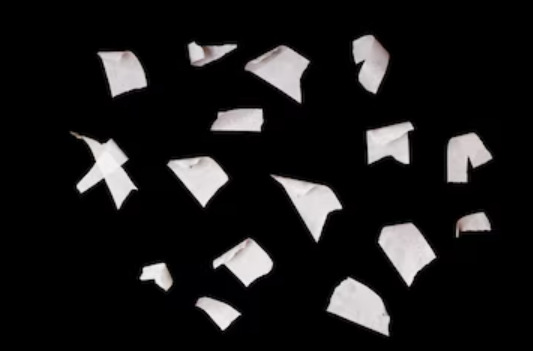
#> input picture imagenes_prueba/ejemplo_15.jpg, 533 x 351 px, found by its file name
$ python demo2.py
#> lines starting #> are read from the running program, lines starting #| are printed output that depends on the picture; after the words box and inside, x2 and y2 are one past the last pixel; in counts of white or black regions, pixels touching at a corner belong together
### contador_objetos/preprocesamiento.py
# -*- coding: utf-8 -*-
"""
Created on Tue Apr 21 22:28:49 2026

@author: emman
"""

import cv2
import numpy as np
import matplotlib.pyplot as plt


def leer_imagen(ruta_imagen):
    """
    Lee una imagen desde disco usando OpenCV.
    OpenCV la carga en formato BGR.
    """
#> called with ruta_imagen = 'imagenes_prueba/ejemplo_15.jpg'
    imagen = cv2.imread(ruta_imagen)
#> imagen is the input picture: shape (351, 533, 3); mean B, G, R 25.6, 25.4, 26.1

    if imagen is None:
        raise FileNotFoundError(f"No se pudo abrir la imagen: {ruta_imagen}")

    return imagen


def bgr_a_rgb(imagen_bgr):
    """
    Convierte una imagen de BGR a RGB manualmente.
    """
    imagen_rgb = imagen_bgr[:, :, ::-1]
    return imagen_rgb


def convertirBGR_a_grises(imagen_bgr):
    """
    Convierte una imagen BGR a escala de grises manualmente.
    Fórmula usada:
        gris = 0.2989*R + 0.587*G + 0.114*B
    """
    b = imagen_bgr[:, :, 0].astype(np.float64)
    g = imagen_bgr[:, :, 1].astype(np.float64)
    r = imagen_bgr[:, :, 2].astype(np.float64)

    gris = 0.114 * b + 0.587 * g + 0.2989 * r

    gris = np.clip(gris, 0, 255)
    gris = gris.astype(np.uint8)

    return gris

# [16 lines left out: function convertirRGB_a_grises, not called in this run]

def aplicar_convolucion(imagen, kernel, aplicar_clip=True):
    """
    Aplica una convolución manual a una imagen en escala de grises.

    Parámetros:
    - imagen: matriz 2D
    - kernel: matriz del filtro
    - aplicar_clip: si True, limita la salida entre 0 y 255
    """

    alto, ancho = imagen.shape
    k_alto, k_ancho = kernel.shape

    pad_h = k_alto // 2
    pad_w = k_ancho // 2

    imagen_padded = np.pad(imagen,
                           ((pad_h, pad_h), (pad_w, pad_w)),
                           mode='constant')

    salida = np.zeros((alto, ancho), dtype=np.float64)

    for i in range(alto):
        for j in range(ancho):
            region = imagen_padded[i:i + k_alto, j:j + k_ancho]
            valor = np.sum(region * kernel)
            salida[i, j] = valor

    if aplicar_clip:
        salida = np.clip(salida, 0, 255)
        return salida.astype(np.uint8)

    return salida

def filtro_promedio():
    kernel = np.ones((3,3))
    return kernel / np.sum(kernel)


def kernel_sobel_x():
    """
    Devuelve el kernel de Sobel en dirección X.
    """
    return np.array([[-1, 0, 1], [-2, 0, 2], [-1, 0, 1]], dtype=np.float64)


def kernel_sobel_y():
    """
    Devuelve el kernel de Sobel en dirección Y.
    """
    return np.array([[-1, -2, -1],[ 0,  0,  0], [ 1,  2,  1]], dtype=np.float64)


def calcular_magnitud_gradiente(gradiente_x, gradiente_y):
    """
    Calcula la magnitud del gradiente combinando Gx y Gy.
    """
    magnitud = np.sqrt(gradiente_x.astype(np.float64)**2 +
                       gradiente_y.astype(np.float64)**2)

    magnitud = np.clip(magnitud, 0, 255)
    return magnitud.astype(np.uint8)

def transformacion_negativa(imagen):
    """
    Aplica la transformación negativa a una imagen en escala de grises.

    Parámetro:
    - imagen: imagen en escala de grises (uint8)

    Devuelve:
    - imagen negativa
    """
    negativo = 255 - imagen
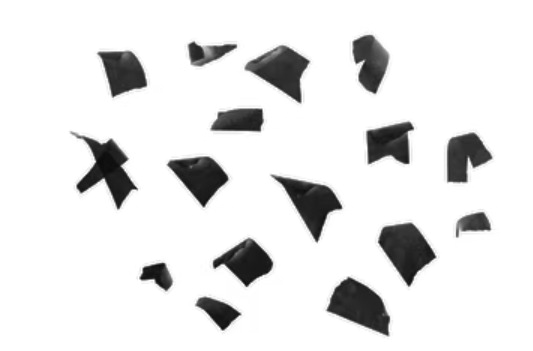
#> negativo: shape (351, 533); min 11, max 255, mean 229.5
    return negativo


def calcular_matriz_harris(imagen_gris, k=0.04):
    """
    Calcula la respuesta de Harris para una imagen en escala de grises.

    Parámetros:
    - imagen_gris: imagen en escala de grises
    - k: constante de Harris

    Devuelve:
    - matriz R con la respuesta de Harris
    """
    sobel_x = kernel_sobel_x()
    sobel_y = kernel_sobel_y()

    ix = aplicar_convolucion(imagen_gris, sobel_x, aplicar_clip=False)
    iy = aplicar_convolucion(imagen_gris, sobel_y, aplicar_clip=False)
#> call 3 of aplicar_convolucion, with kernel = array of shape (3, 3), aplicar_clip = False
#> after the loop in aplicar_convolucion (call 3), `for i in range(alto):`:
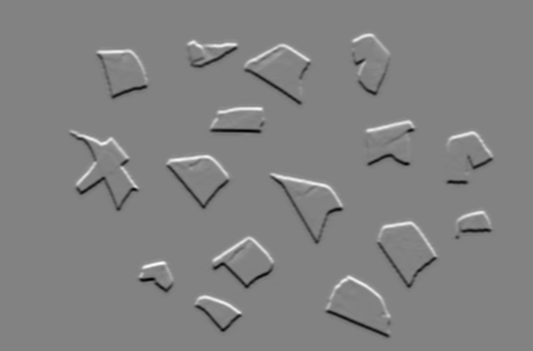
#> salida: shape (351, 533) float64; min -564, max 542, mean 0; drawn with min black and max white

    ix2 = ix ** 2
    iy2 = iy ** 2
    ixy = ix * iy

    kernel = filtro_promedio()

    sx2 = aplicar_convolucion(ix2, kernel, aplicar_clip=False)
#> call 4 of aplicar_convolucion, with kernel = array of shape (3, 3), aplicar_clip = False
#> after the loop in aplicar_convolucion (call 4), `for i in range(alto):`:
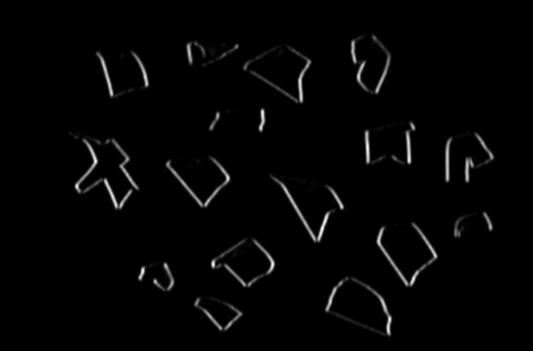
#> salida: shape (351, 533) float64; min 0, max 206305.8, mean 3671.1; drawn with min black and max white
    sy2 = aplicar_convolucion(iy2, kernel, aplicar_clip=False)
    sxy = aplicar_convolucion(ixy, kernel, aplicar_clip=False)

    det_m = (sx2 * sy2) - (sxy ** 2)
    trace_m = sx2 + sy2

    r = det_m - k * (trace_m ** 2)
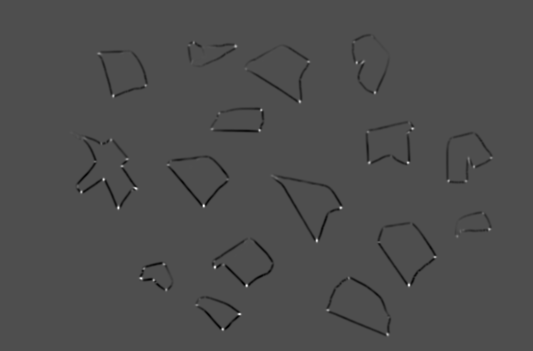
#> r: shape (351, 533) float64; min -2.24e+09, max 5.01e+09, mean -28003349.6; drawn with min black and max white

    return r


def detectar_esquinas_harris(respuesta_harris, umbral_relativo=0.01):
    """
    Detecta esquinas a partir de la respuesta de Harris.

    Parámetros:
    - respuesta_harris: matriz R
    - umbral_relativo: porcentaje respecto al valor máximo

    Devuelve:
    - lista de coordenadas (fila, columna) donde hay esquinas
    """
#> called with umbral_relativo = 0.05
    esquinas = []

    r_max = np.max(respuesta_harris)
#> r_max = 5.01e+09
    umbral = umbral_relativo * r_max
#> umbral = 250360338.4

    alto, ancho = respuesta_harris.shape
#> alto = 351; ancho = 533

    for i in range(1, alto - 1):
        for j in range(1, ancho - 1):
            valor = respuesta_harris[i, j]

            if valor > umbral:
                ventana = respuesta_harris[i-1:i+2, j-1:j+2]

                if valor == np.max(ventana):
                    esquinas.append((i, j))
#> after the loop, esquinas = 70 pairs, first value 42 to 334, second value 77 to 491

    return esquinas

### contador_objetos/segmentacion.py
# -*- coding: utf-8 -*-
"""
Created on Tue Apr 21 22:29:08 2026

@author: emman
"""

import numpy as np

def umbralizar_imagen(imagen, umbral):
    """
    Convierte una imagen en escala de grises a binaria usando un umbral fijo.

    Parámetros:
    - imagen: imagen 2D en escala de grises
    - umbral: valor de corte

    Salida:
    - imagen binaria con valores 0 y 255
    """
    binaria = np.zeros_like(imagen, dtype=np.uint8)

    alto, ancho = imagen.shape

    for i in range(alto):
        for j in range(ancho):
            if imagen[i, j] >= umbral:
                binaria[i, j] = 255
            else:
                binaria[i, j] = 0

    return binaria


# [56 lines left out: function calcular_umbral_otsu, not called in this run]


def obtener_vecinos(i, j, alto, ancho):
    """
    Devuelve los vecinos válidos de un pixel usando conectividad de 8.
    """
    vecinos = []

    for di in [-1, 0, 1]:
        for dj in [-1, 0, 1]:
            if di == 0 and dj == 0:
                continue

            ni = i + di
            nj = j + dj

            if 0 <= ni < alto and 0 <= nj < ancho:
                vecinos.append((ni, nj))

    return vecinos


def etiquetar_componentes_conectados(imagen_binaria):
    """
    Etiqueta manualmente las regiones conectadas en una imagen binaria.

    Considera como objeto los pixeles con valor 255.
    Usa conectividad de 8.

    Devuelve:
    - etiquetas: matriz con la etiqueta de cada región
    - num_etiquetas: número total de objetos encontrados
    """
    alto, ancho = imagen_binaria.shape

    etiquetas = np.zeros((alto, ancho), dtype=np.int32)
    etiqueta_actual = 0

    for i in range(alto):
        for j in range(ancho):
            if imagen_binaria[i, j] == 255 and etiquetas[i, j] == 0:
                etiqueta_actual += 1

                cola = [(i, j)]
                etiquetas[i, j] = etiqueta_actual

                while len(cola) > 0:
                    x, y = cola.pop(0)

                    vecinos = obtener_vecinos(x, y, alto, ancho)

                    for nx, ny in vecinos:
                        if imagen_binaria[nx, ny] == 255 and etiquetas[nx, ny] == 0:
                            etiquetas[nx, ny] = etiqueta_actual
                            cola.append((nx, ny))

    return etiquetas, etiqueta_actual


# [6 lines left out: function contar_objetos, not called in this run]


def eliminar_objetos_pequenos(etiquetas, min_area):
    """
    Elimina regiones cuya área sea menor que min_area.

    Parámetros:
    - etiquetas: imagen etiquetada
    - min_area: área mínima permitida

    Devuelve:
    - etiquetas_filtradas: imagen etiquetada sin objetos pequeños
    - numero_objetos: número final de objetos válidos
    """
    etiquetas_filtradas = np.copy(etiquetas)
    etiquetas_unicas = np.unique(etiquetas_filtradas)

    # Quitamos el fondo (etiqueta 0)
    etiquetas_unicas = etiquetas_unicas[etiquetas_unicas != 0]

    for etiqueta in etiquetas_unicas:
        area = np.sum(etiquetas_filtradas == etiqueta)

        if area < min_area:
            etiquetas_filtradas[etiquetas_filtradas == etiqueta] = 0

    # Re-etiquetar para que queden consecutivas: 1, 2, 3, ...
    etiquetas_finales = np.zeros_like(etiquetas_filtradas, dtype=np.int32)
    nueva_etiqueta = 0

    etiquetas_unicas = np.unique(etiquetas_filtradas)
    etiquetas_unicas = etiquetas_unicas[etiquetas_unicas != 0]

    for etiqueta in etiquetas_unicas:
        nueva_etiqueta += 1
        etiquetas_finales[etiquetas_filtradas == etiqueta] = nueva_etiqueta

    return etiquetas_finales, nueva_etiqueta


def calcular_propiedades(etiquetas):
    """
    Calcula propiedades básicas de cada objeto etiquetado.

    Propiedades calculadas:
    - área
    - centroide
    - caja delimitadora

    Devuelve:
    - lista de diccionarios con propiedades por objeto
    """
    propiedades = []
    etiquetas_unicas = np.unique(etiquetas)

    # Quitamos fondo
    etiquetas_unicas = etiquetas_unicas[etiquetas_unicas != 0]

    for etiqueta in etiquetas_unicas:
        coords = np.where(etiquetas == etiqueta)

        filas = coords[0]
        columnas = coords[1]

        area = len(filas)

        centroide_y = np.mean(filas)
        centroide_x = np.mean(columnas)

        min_fila = np.min(filas)
        max_fila = np.max(filas)
        min_col = np.min(columnas)
        max_col = np.max(columnas)

        propiedades.append({
            "etiqueta": int(etiqueta),
            "area": int(area),
            "centroide": (float(centroide_y), float(centroide_x)),
            "caja": (int(min_fila), int(min_col), int(max_fila), int(max_col))
        })

    return propiedades

### ejemplos/demo2.py
# -*- coding: utf-8 -*-
"""
Created on Sat Apr 25 00:50:33 2026

@author: emman
"""


import numpy as np
import matplotlib.pyplot as plt

from contador_objetos.preprocesamiento import (
    leer_imagen,
    convertirBGR_a_grises,
    bgr_a_rgb,
    aplicar_convolucion,
    filtro_promedio,
    kernel_sobel_x,
    kernel_sobel_y,
    calcular_magnitud_gradiente,
    transformacion_negativa,
    calcular_matriz_harris,
    detectar_esquinas_harris
)

from contador_objetos.segmentacion import (
    umbralizar_imagen,
    etiquetar_componentes_conectados,
    contar_objetos,
    eliminar_objetos_pequenos,
    calcular_propiedades
)

ruta = "imagenes_prueba/ejemplo_15.jpg"


# Lectura y preprocesamiento
imagen = leer_imagen(ruta)
imagen_gris = convertirBGR_a_grises(imagen)
imagen_negativa = transformacion_negativa(imagen_gris)
imagen_rgb = bgr_a_rgb(imagen)

kernel_promedio = filtro_promedio()
imagen_suavizada = aplicar_convolucion(imagen_gris, kernel_promedio)


respuesta_harris = calcular_matriz_harris(imagen_suavizada, k=0.04)
esquinas = detectar_esquinas_harris(respuesta_harris, umbral_relativo=0.05)

print("Número de esquinas detectadas:", len(esquinas))
#| Número de esquinas detectadas: 70


# Detección de bordes con Sobel
sobel_x = kernel_sobel_x()
sobel_y = kernel_sobel_y()

gradiente_x = aplicar_convolucion(imagen_suavizada, sobel_x, aplicar_clip=False)
gradiente_y = aplicar_convolucion(imagen_suavizada, sobel_y, aplicar_clip=False)

bordes = calcular_magnitud_gradiente(gradiente_x, gradiente_y)


# Umbralización
umbral = 65
imagen_binaria = umbralizar_imagen(imagen_suavizada, umbral)
#> after the loop in umbralizar_imagen, `for i in range(alto):`:
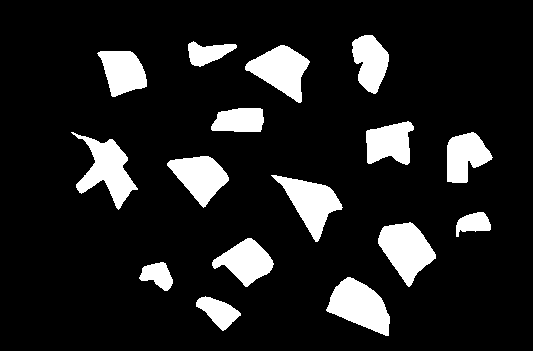
#> binaria: shape (351, 533); 12.8% white; 16 white regions, largest, box (x1, y1, x2, y2) and area: (326, 277, 390, 336) 2215, (378, 222, 436, 287) 2185, (71, 132, 138, 210) 2164

# Si alguna vez los objetos quedan negros y el fondo blanco, descomenta esto:
#imagen_binaria = 255 - imagen_binaria


# Segmentación y conteo
etiquetas, numero_objetos = etiquetar_componentes_conectados(imagen_binaria)
#> after the loop in etiquetar_componentes_conectados, `for i in range(alto):`:
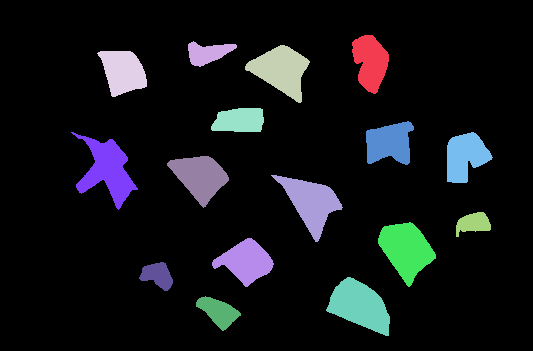
#> etiquetas: shape (351, 533) int32; 17 distinct labels, from 0 to 16; one colour per label, 0 black
#> numero_objetos = 16

# Filtrado de objetos pequeños
min_area = 50
etiquetas_filtradas, numero_objetos_filtrados = eliminar_objetos_pequenos(etiquetas, min_area)
#> in eliminar_objetos_pequenos, `etiquetas_unicas = np.unique(etiquetas_filtradas)`: etiquetas_unicas = 17 values from 0 to 16
#> in eliminar_objetos_pequenos, `etiquetas_unicas = etiquetas_unicas[etiquetas_unicas != 0]`: etiquetas_unicas = [1, 2, 3, 4, 5, 6, 7, 8, 9, 10, 11, 12, 13, 14, 15, 16]
#> the loop in eliminar_objetos_pequenos, `for etiqueta in etiquetas_unicas:` made 16 passes
#> area on passes 1 to 12: 1479, 730, 2015, 1563, 1081, 1535, 2164, 1548, 1800, 2019, 557, 2185
#> in eliminar_objetos_pequenos, `etiquetas_unicas = np.unique(etiquetas_filtradas)`: etiquetas_unicas = 17 values from 0 to 16
#> in eliminar_objetos_pequenos, `etiquetas_unicas = etiquetas_unicas[etiquetas_unicas != 0]`: etiquetas_unicas = [1, 2, 3, 4, 5, 6, 7, 8, 9, 10, 11, 12, 13, 14, 15, 16]
#> the loop in eliminar_objetos_pequenos, `for etiqueta in etiquetas_unicas:` made 16 passes
#> after the loop in eliminar_objetos_pequenos, `for etiqueta in etiquetas_unicas:`: nueva_etiqueta = 16
#> numero_objetos_filtrados = 16

# Propiedades de cada objeto
propiedades = calcular_propiedades(etiquetas_filtradas)
#> in calcular_propiedades, `etiquetas_unicas = np.unique(etiquetas)`: etiquetas_unicas = 17 values from 0 to 16
#> in calcular_propiedades, `etiquetas_unicas = etiquetas_unicas[etiquetas_unicas != 0]`: etiquetas_unicas = [1, 2, 3, 4, 5, 6, 7, 8, 9, 10, 11, 12, 13, 14, 15, 16]
#> the loop in calcular_propiedades, `for etiqueta in etiquetas_unicas:` made 16 passes
#> (coords, area, centroide_y, centroide_x, min_fila, max_fila, min_col, max_col) on passes 1 to 7: (1479 positions, rows 35 to 93, columns 352 to 388, 1479, 61.56, 370, 35, 93, 352, 388), (730 positions, rows 41 to 66, columns 188 to 236, 730, 52.61, 207.4, 41, 66, 188, 236), (2015 positions, rows 45 to 102, columns 245 to 309, 2015, 69.73, 280.8, 45, 102, 245, 309), (1563 positions, rows 51 to 96, columns 97 to 146, 1563, 71.23, 122.6, 51, 96, 97, 146), (1081 positions, rows 108 to 131, columns 211 to 263, 1081, 120.1, 239.2, 108, 131, 211, 263), (1535 positions, rows 121 to 164, columns 366 to 413, 1535, 142.5, 389, 121, 164, 366, 413), (2164 positions, rows 132 to 209, columns 71 to 137, 2164, 169.8, 107, 132, 209, 71, 137)
#> after the loop in calcular_propiedades, `for etiqueta in etiquetas_unicas:`: propiedades = 16 items
#> propiedades = 16 items

# Resultados en consola

print("Número de objetos detectados antes del filtrado:", numero_objetos)
#| Número de objetos detectados antes del filtrado: 16
print("Número de objetos detectados después del filtrado:", numero_objetos_filtrados)
#| Número de objetos detectados después del filtrado: 16
print()

for obj in propiedades:
    print(f"Objeto {obj['etiqueta']}:")
    print(f"  Área = {obj['area']}")
    print(f"  Centroide = {obj['centroide']}")
    print(f"  Caja = {obj['caja']}")
    print()
#> this loop made 16 passes
#> (printed output is left out)


# Visualización
plt.figure(figsize=(18, 12))

plt.subplot(3, 4, 1)
plt.imshow(imagen_rgb)
plt.title("Imagen original")
plt.axis("off")

plt.subplot(3, 4, 2)
plt.imshow(imagen_gris, cmap="gray")
plt.title("Escala de grises")
plt.axis("off")

plt.subplot(3, 4, 3)
plt.imshow(imagen_negativa, cmap="gray")
plt.title("Transformación negativa")
plt.axis("off")

plt.subplot(3, 4, 4)
plt.imshow(np.clip(np.abs(gradiente_x), 0, 255), cmap="gray")
plt.title("Sobel en X")
plt.axis("off")

plt.subplot(3, 4, 5)
plt.imshow(np.clip(np.abs(gradiente_y), 0, 255), cmap="gray")
plt.title("Sobel en Y")
plt.axis("off")

plt.subplot(3, 4, 6)
plt.imshow(bordes, cmap="gray")
plt.title("Magnitud del gradiente")
plt.axis("off")

plt.subplot(3, 4, 7)
plt.imshow(imagen_binaria, cmap="gray")
plt.title(f"Umbral (T={umbral})")
plt.axis("off")

plt.subplot(3, 4, 8)
plt.imshow(etiquetas_filtradas, cmap="nipy_spectral")
plt.title(f"Objetos filtrados: {numero_objetos_filtrados}")
plt.axis("off")

plt.subplot(3, 4, 9)
plt.imshow(imagen_rgb)
plt.title("Centroides de objetos")
plt.axis("off")

for obj in propiedades:
    cy, cx = obj["centroide"]
    plt.plot(cx, cy, 'ro')
    plt.text(cx + 5, cy, str(obj["etiqueta"]), color='yellow', fontsize=12)
#> this loop made 16 passes
#> (cy, cx) on passes 1 to 12: (61.56, 370), (52.61, 207.4), (69.73, 280.8), (71.23, 122.6), (120.1, 239.2), (142.5, 389), (169.8, 107), (155.9, 464.7), (176.2, 199.5), (202.1, 310.6), (222.9, 473), (249.3, 405.8)

plt.subplot(3, 4, 10)
plt.imshow(respuesta_harris, cmap="hot")
plt.title("Respuesta Harris")
plt.axis("off")

plt.subplot(3, 4, 11)
plt.imshow(imagen_rgb)
plt.title("Esquinas detectadas")
plt.axis("off")

for y, x in esquinas:
    plt.plot(x, y, 'c.', markersize=4)
#> this loop made 70 passes
#> (y, x) on passes 1 to 12: (42, 193), (42, 354), (45, 189), (46, 235), (53, 99), (61, 192), (61, 308), (62, 356), (62, 362), (68, 245), (85, 145), (92, 374)

plt.tight_layout()
plt.show()
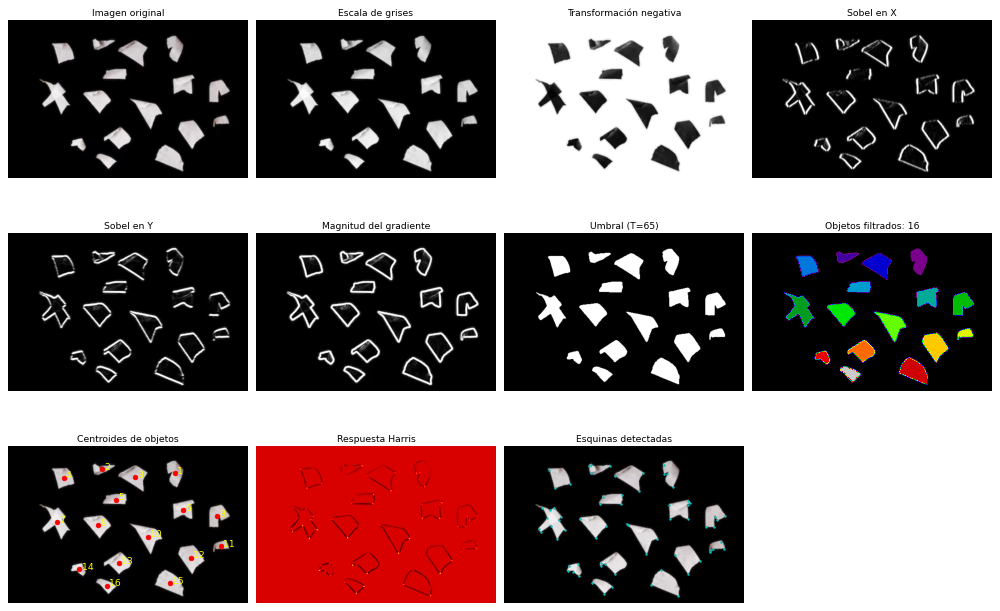
#> figure drawn by matplotlib, 11 panels
